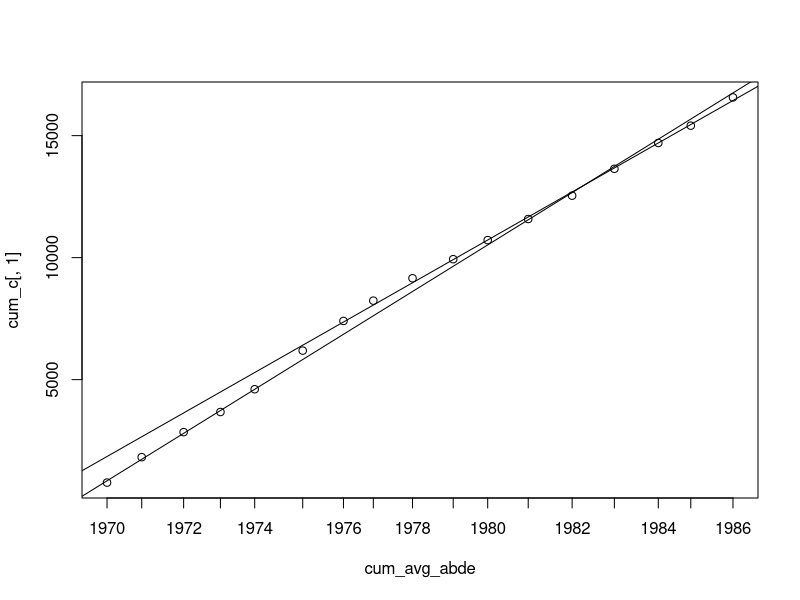
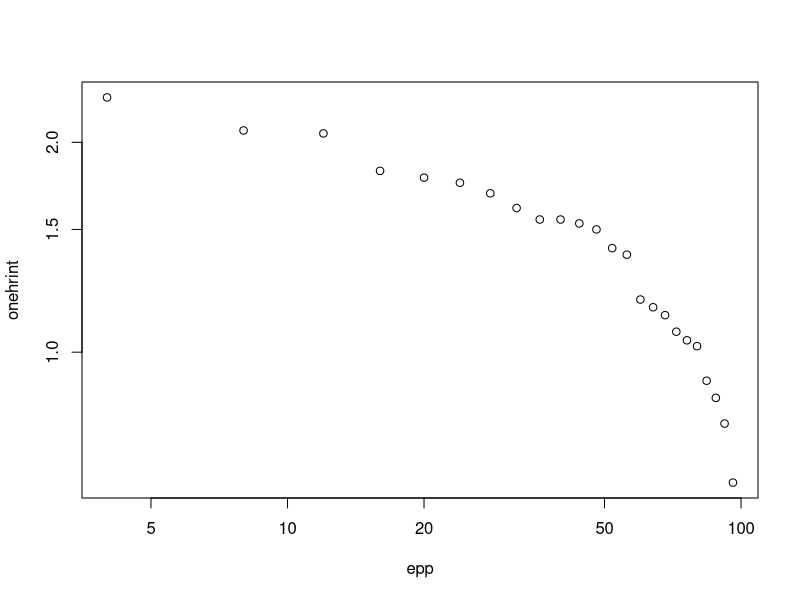
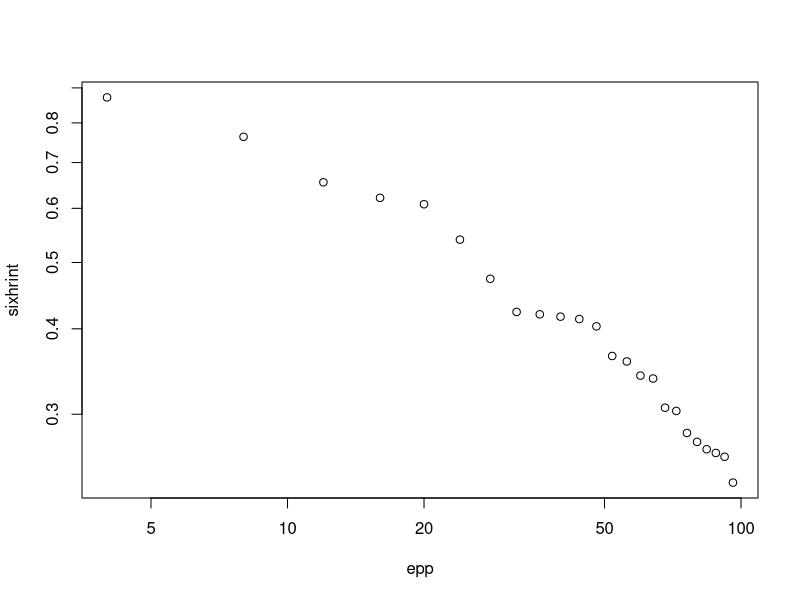
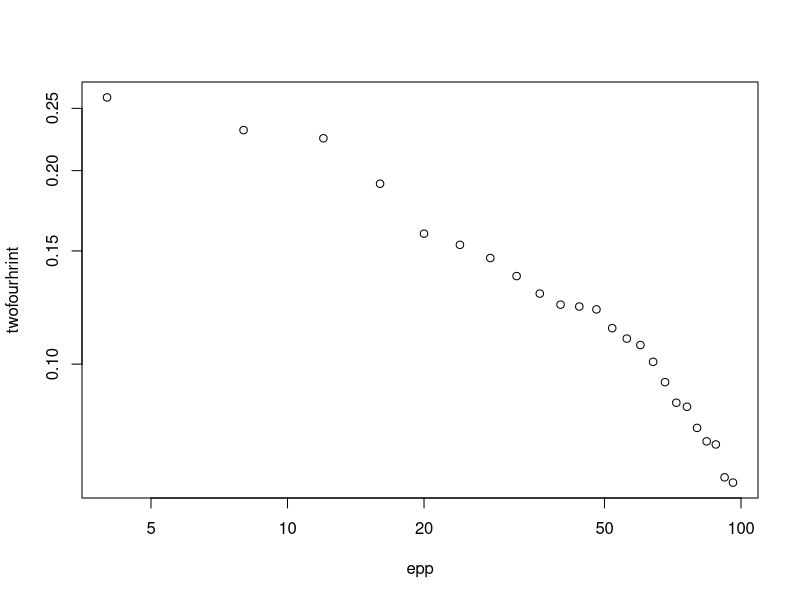
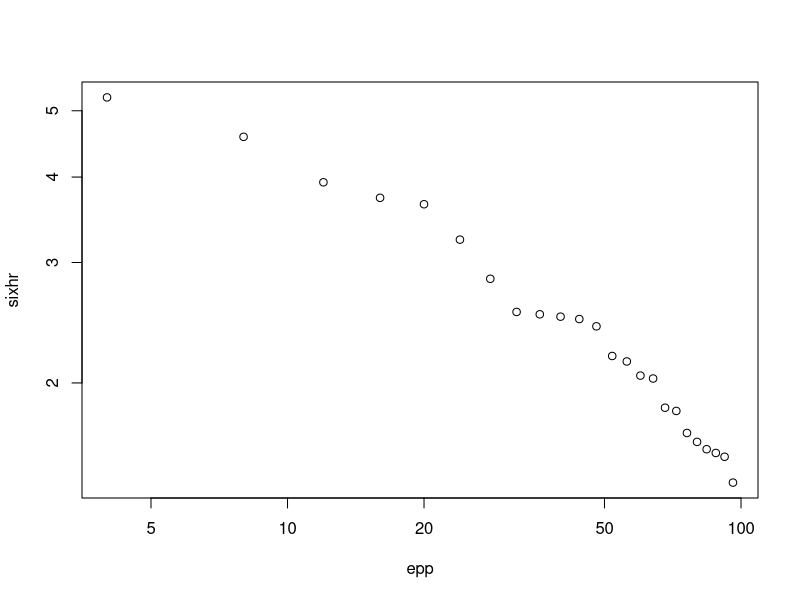
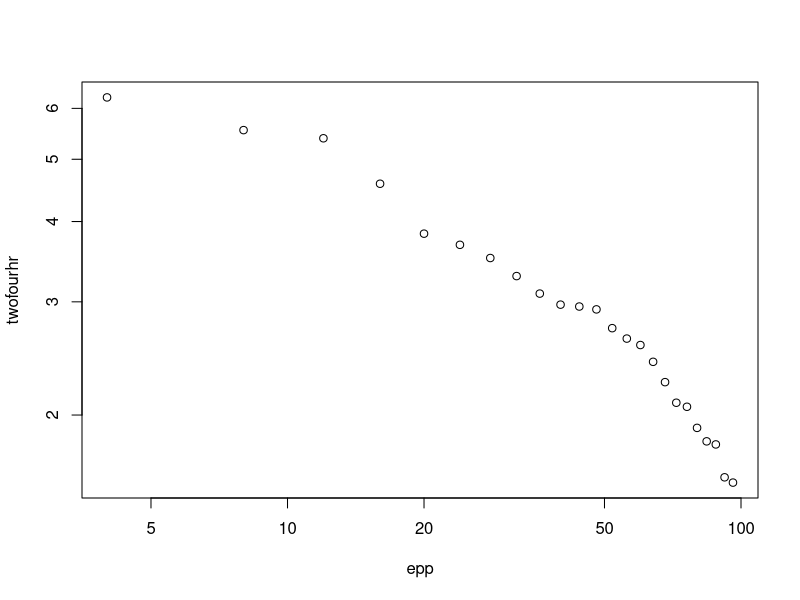

The R source for these figures, in order:
##1. Double mass curve analysis
#Creating a data frame of given data
year = c(1970,1971,1972,1973,1974,1975,1976,1977,1978,1979,1980,1981,1982,1983,1984,1985,1986)
A = c(1010,1005,1067,1051,801,1411,1222,1012,1153,1140,829,1165,1170,1264,1200,942,1166)
B = c(1161,978,1226,880,1146,1353,1018,751,1059,1223,1003,1120,989,1056,1261,811,969)
C = c(780,1041,1027,825,933,1584,1215,832,918,781,782,865,956,1102,1058,710,1158)
D = c(949,784,1067,1014,923,930,981,683,824,1056,796,1121,1286,1044,991,875,1202)
E = c(1135,970,1158,1022,821,1483,1174,771,1188,967,1088,963,1287,1190,1283,873,1209)
annppt=data.frame(year,A,B,D,E,C)

#Average ABDE
avg_abde = rep(NA,nrow(annppt))
for (i in 1:nrow(annppt)){
  avg_abde[i] = rowMeans(annppt[i,2:5])
}

#Cumulative average ABDE and C
cum_avg_abde = cumsum(avg_abde)
cum_c = cumsum(annppt['C'])

#Plot bw cum_avg_abde and cum_c
plot(cum_avg_abde,cum_c[,1],xaxt='n')
axis(side = 1, at=cum_avg_abde, labels = c("1970", "1971", "1972", "1973", "1974", "1975", "1976", "1977", "1978", "1979", "1980", "1981", "1982", "1983", "1984", "1985", "1986"))

#Calculating fit, k value (assuming bw 1970-1974 and 1975-1986)
fitpre = lm(cum_c[,1][1:5]~cum_avg_abde[1:5]) 
fitpost = lm(cum_c[,1][6:17]~cum_avg_abde[6:17])
abline(fitpre)
abline(fitpost)
sloppre = summary(fitpre$coefficients)[6]
sloppost = summary(fitpost$coefficients)[1]
k=sloppost/sloppre

#Multiplying 1970-1974 C data with k
Cnew=c(C[1:5]*k,C[6:17])

  
##2. Number of gauges question


##3. Depth duration to Intensity duration frequency problem
#Creating data frame of given data
rrank=c(1,2,3,4,5,6,7,8,9,10,11,12,13,14,15,16,17,18,19,20,21,22,23,24)
ep=c(0.04,0.08,0.12,0.16,0.20,0.24,0.28,0.32,0.36,0.40,0.44,0.48,0.52,0.56,0.60,0.64,0.68,0.72,0.76,0.80,0.84,0.88,0.92,0.96)

onehr=c(2.32,2.08,2.06,1.82,1.78,1.75,1.69,1.61,1.55,1.55,1.53,1.50,1.41,1.38,1.19,1.16,1.13,1.07,1.04,1.02,0.91,0.86,0.79,0.65)
onehrint = onehr/1

sixhr=c(5.23,4.58,3.93,3.73,3.65,3.24,2.84,2.54,2.52,2.50,2.48,2.42,2.19,2.15,2.05,2.03,1.84,1.82,1.69,1.64,1.60,1.58,1.56,1.43)
sixhrint =sixhr/6

twofourhr=c(6.24,5.55,5.39,4.58,3.83,3.68,3.51,3.29,3.09,2.97,2.95,2.92,2.73,2.63,2.57,2.42,2.25,2.09,2.06,1.91,1.82,1.80,1.60,1.57)
twofourhrint = twofourhr/24

#Plot intensity vs exceedence probability perc
epp=ep*100

plot(epp,onehrint,log = "xy")
plot(epp,sixhrint,log = "xy")
plot(epp, twofourhrint,log = "xy")

fitonehrint = lm((onehrint)~(epp)) 
fitsixhrint = lm(log(sixhrint)~log(epp)) 
fittwofourhrint = lm(log(twofourhrint)~log(epp)) 


#abline(fitonehr)

plot(epp,sixhr,log = "xy")
plot(epp,twofourhr,log = "xy")

#Converting depth to intensity
